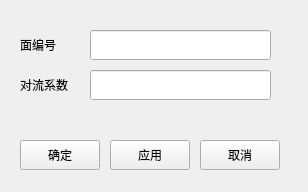
<?xml version="1.0" encoding="UTF-8"?>
<ui version="4.0">
 <class>frmThermalConvection</class>
 <widget class="QMainWindow" name="frmThermalConvection">
  <property name="geometry">
   <rect>
    <x>0</x>
    <y>0</y>
    <width>308</width>
    <height>192</height>
   </rect>
  </property>
  <property name="windowTitle">
   <string>热-对流</string>
  </property>
  <widget class="QWidget" name="centralwidget">
   <widget class="QPushButton" name="btnOK">
    <property name="geometry">
     <rect>
      <x>110</x>
      <y>140</y>
      <width>80</width>
      <height>30</height>
     </rect>
    </property>
    <property name="text">
     <string>应用</string>
    </property>
   </widget>
   <widget class="QPushButton" name="btnCancel">
    <property name="geometry">
     <rect>
      <x>200</x>
      <y>140</y>
      <width>80</width>
      <height>30</height>
     </rect>
    </property>
    <property name="text">
     <string>取消</string>
    </property>
   </widget>
   <widget class="QPushButton" name="btnOK_2">
    <property name="geometry">
     <rect>
      <x>20</x>
      <y>140</y>
      <width>80</width>
      <height>30</height>
     </rect>
    </property>
    <property name="text">
     <string>确定</string>
    </property>
   </widget>
   <widget class="QLabel" name="label_3">
    <property name="geometry">
     <rect>
      <x>20</x>
      <y>70</y>
      <width>60</width>
      <height>30</height>
     </rect>
    </property>
    <property name="text">
     <string>对流系数</string>
    </property>
    <property name="alignment">
     <set>Qt::AlignLeading|Qt::AlignLeft|Qt::AlignVCenter</set>
    </property>
   </widget>
   <widget class="QLabel" name="label">
    <property name="geometry">
     <rect>
      <x>20</x>
      <y>30</y>
      <width>60</width>
      <height>30</height>
     </rect>
    </property>
    <property name="text">
     <string>面编号</string>
    </property>
    <property name="alignment">
     <set>Qt::AlignLeading|Qt::AlignLeft|Qt::AlignVCenter</set>
    </property>
   </widget>
   <widget class="QLineEdit" name="txtPower_2">
    <property name="geometry">
     <rect>
      <x>90</x>
      <y>70</y>
      <width>181</width>
      <height>30</height>
     </rect>
    </property>
   </widget>
   <widget class="QLineEdit" name="txtPower">
    <property name="geometry">
     <rect>
      <x>90</x>
      <y>30</y>
      <width>181</width>
      <height>30</height>
     </rect>
    </property>
   </widget>
  </widget>
 </widget>
 <resources/>
 <connections/>
</ui>
